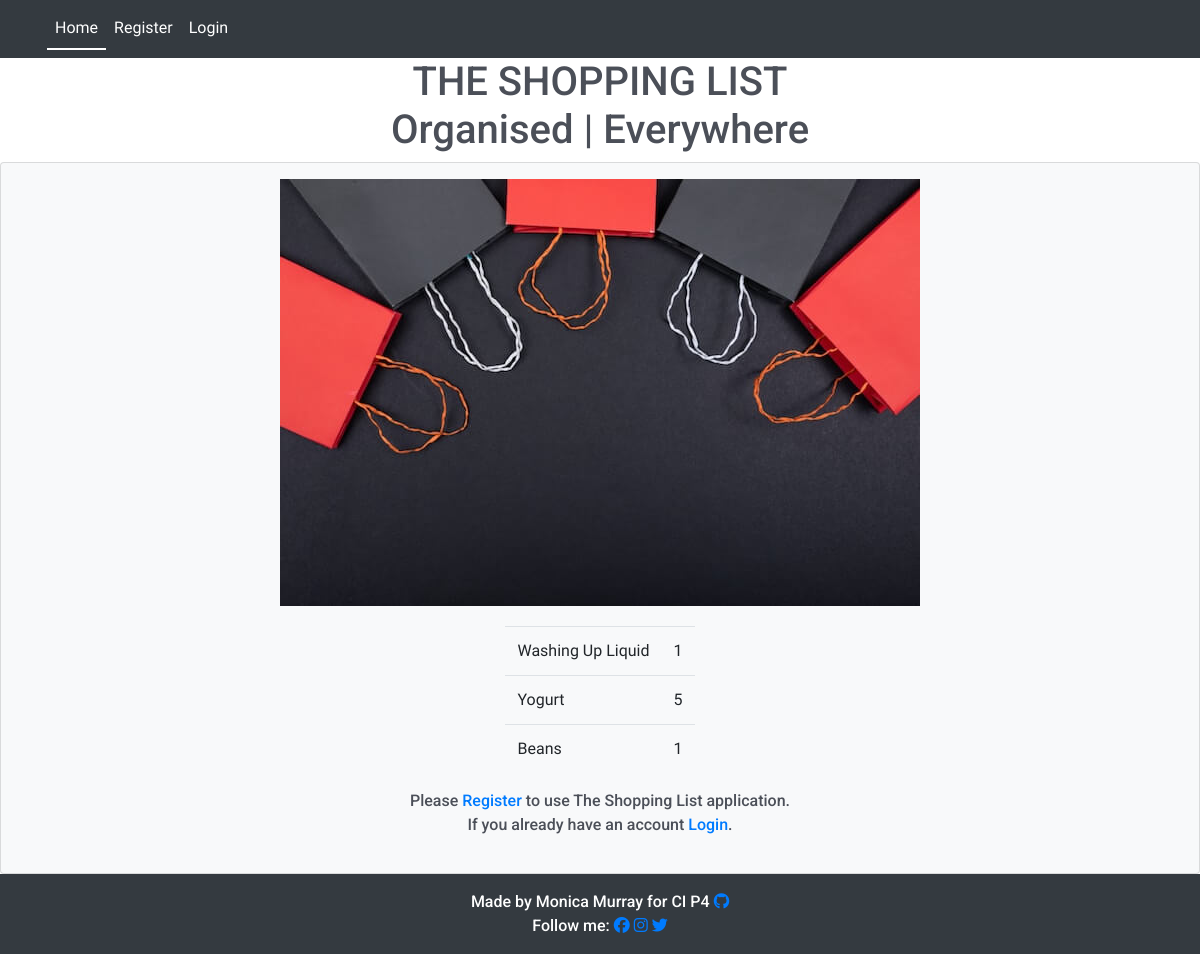
The app's page /, older data.
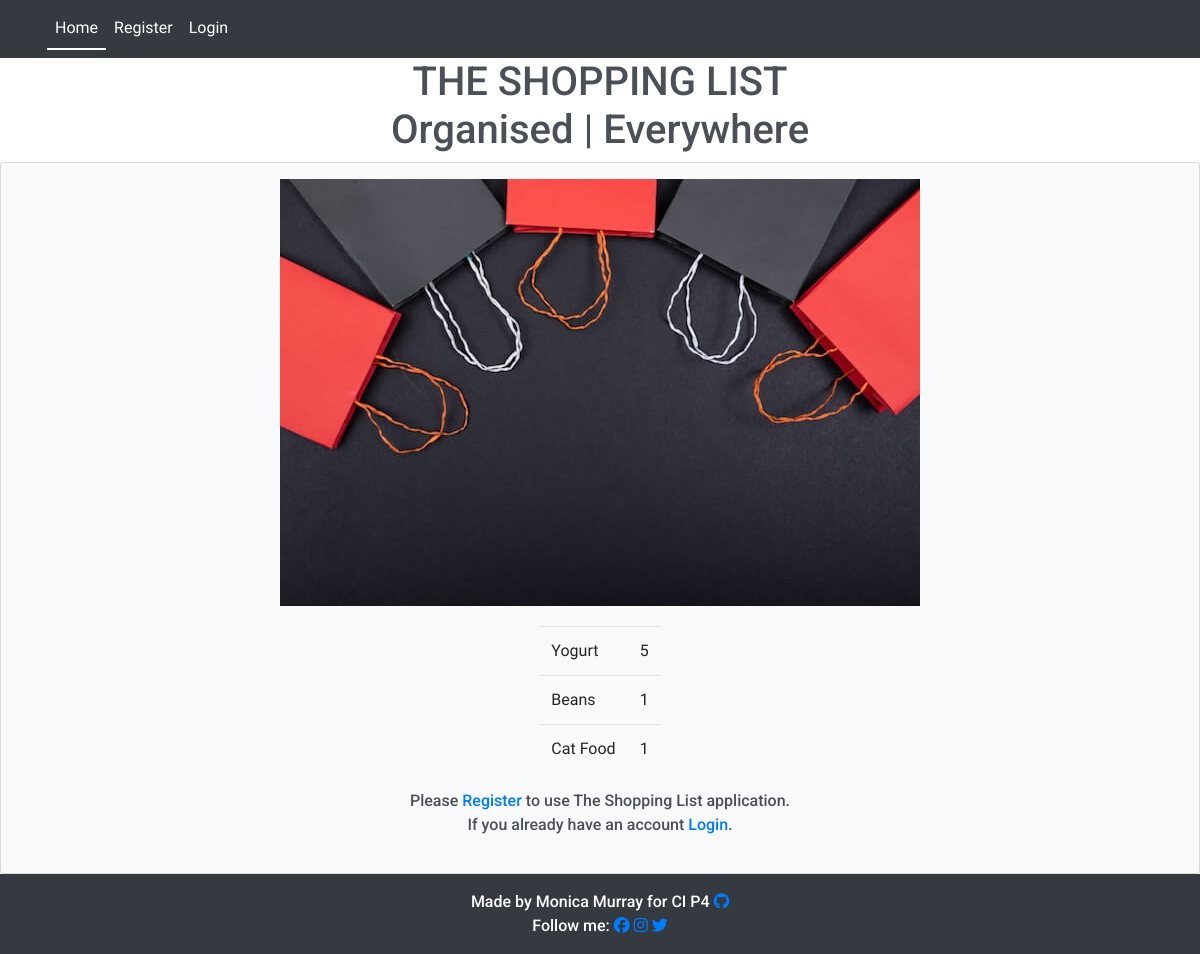
The same page, newer data.
### list/models.py (models this page shows, shortened)
class Entry(models.Model):
    item_name = models.CharField(
        max_length=60, null=False, blank=False, unique=True)
    quantity = models.IntegerField(
        choices=QUANTITY_CHOICES, default='1')
    star = models.BooleanField(default=False)
    user = models.ForeignKey(User, on_delete=models.CASCADE)
    category = models.CharField(
        max_length=20, choices=CATEGORY_CHOICES, default='Fresh')
    added_on = models.DateTimeField(auto_now_add=True)
    check_item_as_done = models.BooleanField(default=False)
    class Meta:
        ordering = ['-added_on', '-star',]

### list/views.py (the view)
# urls.py: path('', views.EntryList.as_view(), name='home'),
class EntryList(generic.ListView):
    model = Entry
    queryset = Entry.objects.all()
    template_name = 'index.html'
    paginate_by = 100
    def get_queryset(self, **kwargs):
        search = self.request.GET.get('query')
        if search:
            entries = self.model.objects.filter(
                Q(category__icontains=search)|Q(item_name__icontains=search)|
                Q(category__in=[choice[0] for choice in CATEGORY_CHOICES if choice[1].lower().startswith(search.lower())])
            )
        else:
            entries = self.model.objects.all()
        return entries
    def index(request):
        entries = Entry.objects.all()
        shoppingFilter = EntryFilter(request.GET, queryset=entries)
        entries = shoppingFilter.qs
        return render(request, 'base.html', {'filter': shoppingFilter})

### templates/index.html (shortened to what the changed rows need)
{% extends 'base.html' %}
{% load static %}
{% block content %}
<div class="card-body justify-content-center">
  <div class="row justify-content-center">
    {% if user.is_authenticated %}
    <!-- <form method="get">
      {{shoppingFilter.form}}
   </form> -->
    <div class="table-responsive-sm table-bordered pt-1">
      <h1>{{user.username}}'s List</h1>
      <button type="button" class="btn btn-lg mb-1">
        <a href="{% url 'add' %}">Add Item</a>
      </button>
      <div style="max-width: 100%; max-height: 400px; overflow-y: scroll">
        <table class="table">
          <thead>
            <tr>
              <th scope="col" class="w-auto"></th>
              <th scope="col"class="w-50">Items</th>
              <th scope="col" class="w-auto">Quantity</th>
              <th scope="col" class="w-auto"><i class="fa-solid fa-square-check"></i>Check</th>
              <th scope="col" class="w-auto">Edit</th>
              <th scope="col" class="w-auto">Delete</th>
            </tr>
          </thead>
          <tbody>
            {% for entry in entry_list %}
            <tr>
              {% if entry.star %}
                <td>
                  <a href="{% url 'toggle_star' entry.id %}">
                    <i class="fa-solid fa-star" style="color: gold"></i>
                  </a>
                </td>
              {% else %}
                <td>
                  <a href="{% url 'toggle_star' entry.id %}">
                    <i class="fa-regular fa-star" style="color: gold"></i>
                  </a>
                </td>
              {% endif %}
              {% if entry.check_item_as_done %}
                <td class="text-left text-capitalize">
                  <strike> {{ entry.item_name }} </strike>
                </td>
                <td>{{entry.quantity}}</td>
                <td>
                  <a href="{% url 'toggle_check' entry.id %}">
                    <i class="fa-solid fa-square-check"></i>
                  </a>
                </td>
                <td></td>
                <td>
                  <a href="{% url 'delete' entry.id %}"
                    ><i class="fa-solid fa-trash-can"></i> Delete</a>
                </td>
              {% else %}
                <td class="text-left text-capitalize">
                  {{ entry.item_name }}
                  <p
                    class="text-capitalize font-italic text-wrap"
                    style="width: 6rem"
                  >
                    <a href="{% url 'note' entry.id %}"
                      >
                      <i class="fa-regular fa-message"></i>
                      </a>
                      {{entry.notes}}
                  </p>
                </td>
                <td>{{entry.quantity}}</td>
                <td>
                  <a href="{% url 'toggle_check' entry.id %}">
                    <i class="fa-regular fa-square"></i>
                  </a>
                </td>
                <td>
                  <a href="{% url 'edit' entry.id %}">
                    <i class="fa-solid fa-pencil"></i> Edit</a>
                </td>
                <td>
                  <a href="{% url 'delete' entry.id %}">
                    <i class="fa-solid fa-trash-can"></i> Delete</a>
                </td>
                <!-- consider replacing the checkbox icon with bootstrap's
                            <div class="custom-control custom-checkbox">
                            <input type="checkbox" class="custom-control-input" id="customCheck1">
                            <label class="custom-control-label" for="customCheck1">Check this custom checkbox</label>
                            </div> -->
              {% endif %}
            </tr>
            {% empty %}
              <tr>
              The Shopping list is currently empty.
              </tr>
            {% endfor %}
          </tbody>
        </table>
      </div>
      <!-- <button type="button" class="btn btn-lg mb5">
        <a href="{% url 'add' %}">Add Item</a>
      </button> -->
    </div>
    {% else %}
    <div class="table-responsive-sm">
      <table class="table">
        {% for entry in entry_list|slice:':3' %}
        <tr>
          <td class="text-left text-capitalize">{{ entry.item_name }}</td>
          <td>{{entry.quantity}}</td>
        </tr>
        {% empty %}
        <tr>
          The Shopping list is currently empty.
        </tr>
        {% endfor %}
      </table>
    </div>
  </div>
  {% endif %}
</div>
{% endblock %}

Row changes from the older to the newer data that the page shows:
removed Entry: item_name "Washing Up Liquid", quantity "1"
now on this page (row unchanged): Entry: item_name "Cat Food", quantity "1"
